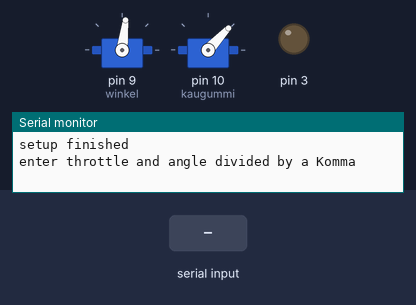
The sketch below on a simulated Arduino Uno, built with avr-gcc and run on an emulated ATmega328P. Parts: 2 × servo, output pins drawn as LEDs (lit = HIGH), the last lines printed to the serial monitor. Inputs (shaded band) come from the test bench.

Above: at 3.2 s.
3.3 s: "90,45," received over Serial
At 5.5 s:
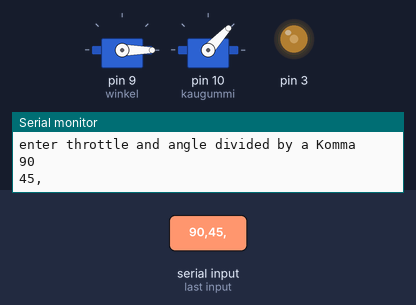
5.8 s: "1,90,45," received over Serial
At 6.7 s:
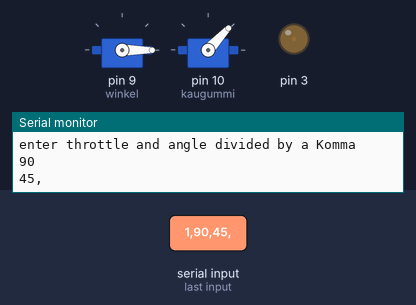
7.3 s: "0," received over Serial
At 7.9 s:
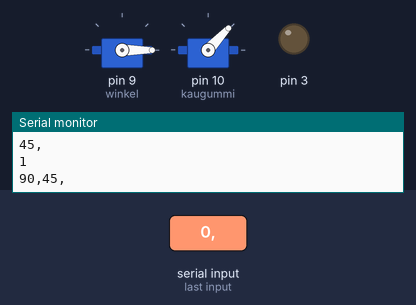
9.8 s: "200," received over Serial
At 11.0 s:
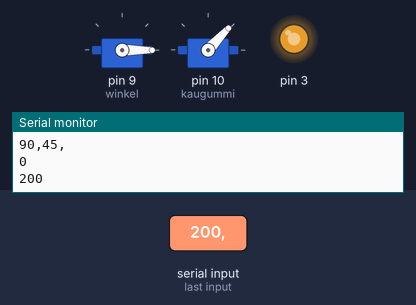
11.3 s: "90," received over Serial
At 12.2 s:
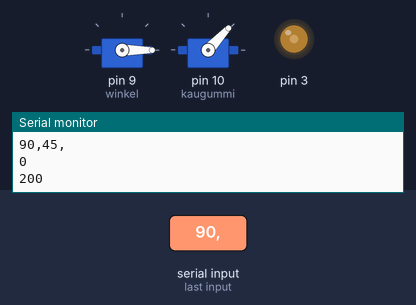
12.8 s: "1,90," received over Serial
At 13.3 s:
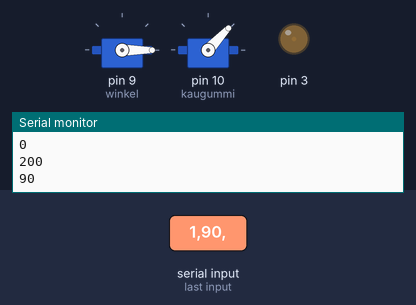
Timing chart, 0 to 15.3 s (numbered marks = the images above; inputs shaded):
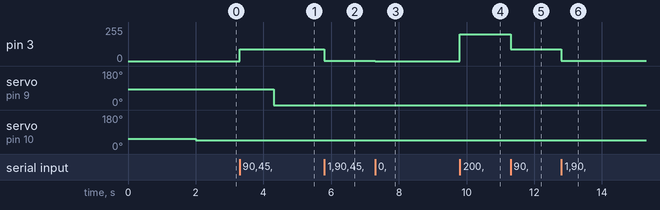

Measured:
- after the input at 3.3 s, pin 3: 0/255 → 90/255 at once; servo on pin 9 (winkel): 83° → 0° after 1.0 s
- after the input at 5.8 s, pin 3: 90/255 → 1/255 at once
- after the input at 7.3 s, pin 3: 1/255 → 0/255 at once
- after the input at 9.8 s, pin 3: 0/255 → 200/255 at once
- after the input at 11.3 s, pin 3: 200/255 → 90/255 at once
- after the input at 12.8 s, pin 3: 90/255 → 1/255 at once

The sketch:

Martinproogramm.ino
```cpp
#include <Wire.h>  // Bibliothek zur I2C-Kommunikation
// Verwendete Version: 2.1 (Die Wire-Bibliothek ist Teil des Arduino Cores und wird in der Regel mit der IDE aktualisiert)
#include <Adafruit_MotorShield.h>  // Bibliothek für das Adafruit Motor Shield
// Verwendete Version: 1.1.3 von Adafruit (Prüfen Sie regelmäßig den Arduino Library Manager für Updates)
#include <QTRSensors.h>  // Bibliothek für die QTR-Sensoren
// Verwendete Version: 4.0.0 von Pololu (Verfügbar im Arduino Library Manager)
#include <Servo.h>  // Bibliothek zur Servo-Ansteuerung

Servo winkel;
Servo kaugummi;

void setup() {
  delay(2000);
  pinMode(3, OUTPUT);
  winkel.attach(9);
  winkel.writeMicroseconds(1400);
  kaugummi.attach(10);
  kaugummi.writeMicroseconds(1111);
  Serial.begin(9600);
  Serial.println("setup finished");
  Serial.println("enter throttle and angle divided by a Komma");
}

void loop() {
  kaugummi.writeMicroseconds(1030);
  if (Serial.available() > 0) {
    String input1 = Serial.readStringUntil(',');
    float value1 = input1.toFloat();

    analogWrite(3, value1);

    String input2 = Serial.readStringUntil('\n');
    float value2 = input2.toFloat();
    Serial.println(input1 );
    Serial.println(input2 );
    winkel.writeMicroseconds(value2);
    if(value1 == 0){
      kaugummi.writeMicroseconds(1111);
    }
  }
}
```
